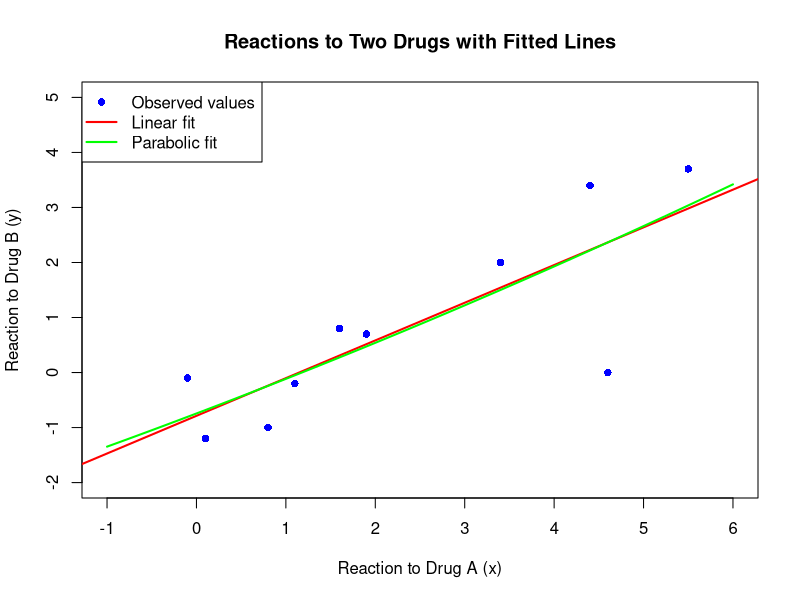

Source code (R):
#Page 694

xi <- c(1.9, 0.8, 1.1, 0.1, -0.1, 4.4, 4.6, 1.6, 5.5, 3.4)
yi <- c(0.7, -1.0, -0.2, -1.2, -0.1, 3.4, 0.0, 0.8, 3.7, 2.0)

linear_model <- lm(yi ~ xi)

plot(xi, yi, 
     xlim = c(-1, 6), ylim = c(-2, 5),
     xlab = "Reaction to Drug A (x)", ylab = "Reaction to Drug B (y)",
     main = "Reactions to Two Drugs with Fitted Lines",
     pch = 16, col = "blue")

abline(linear_model, col = "red", lwd = 2)

x_seq <- seq(-1, 6, length.out = 100)
y_parabola <- -0.744 + 0.616*x_seq + 0.013*x_seq^2
lines(x_seq, y_parabola, col = "green", lwd = 2)

legend("topleft", 
       legend = c("Observed values", "Linear fit", "Parabolic fit"), 
       col = c("blue", "red", "green"), 
       pch = c(16, NA, NA), 
       lty = c(NA, 1, 1),
       lwd = c(NA, 2, 2))
